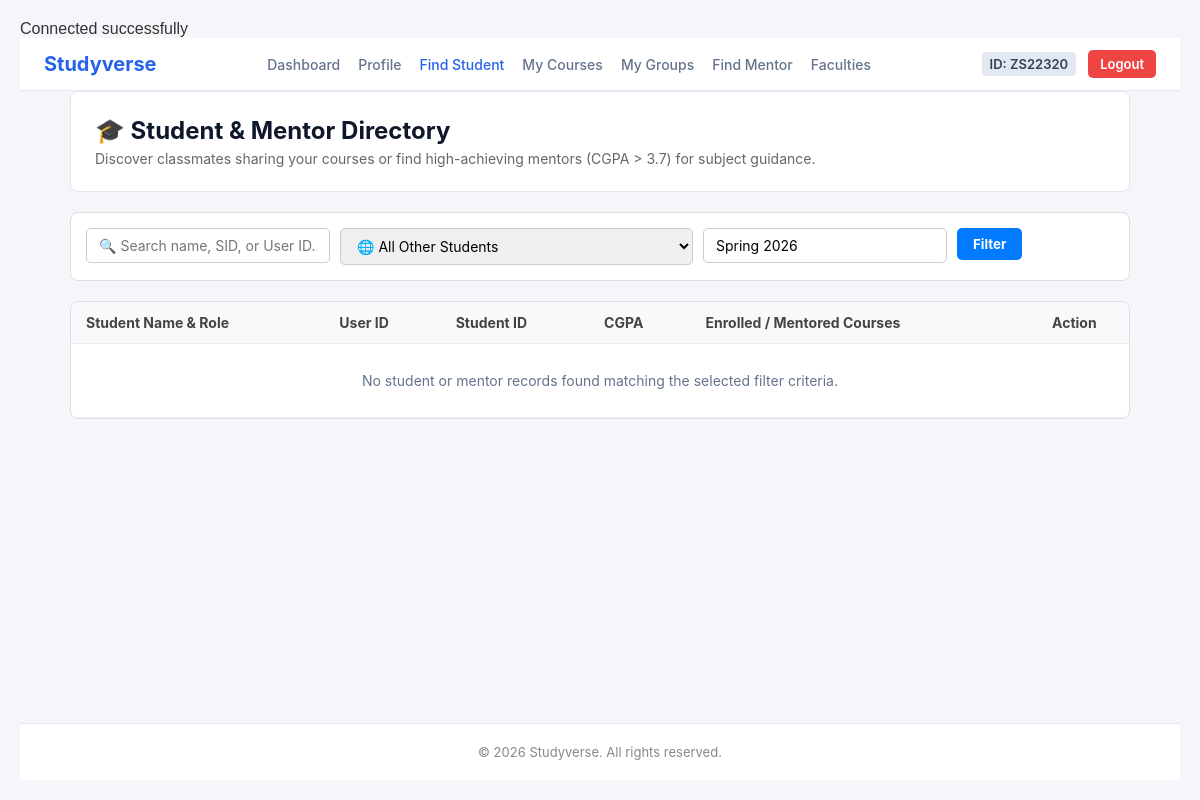
The app's page /student_search_student.php (signed in), older data.
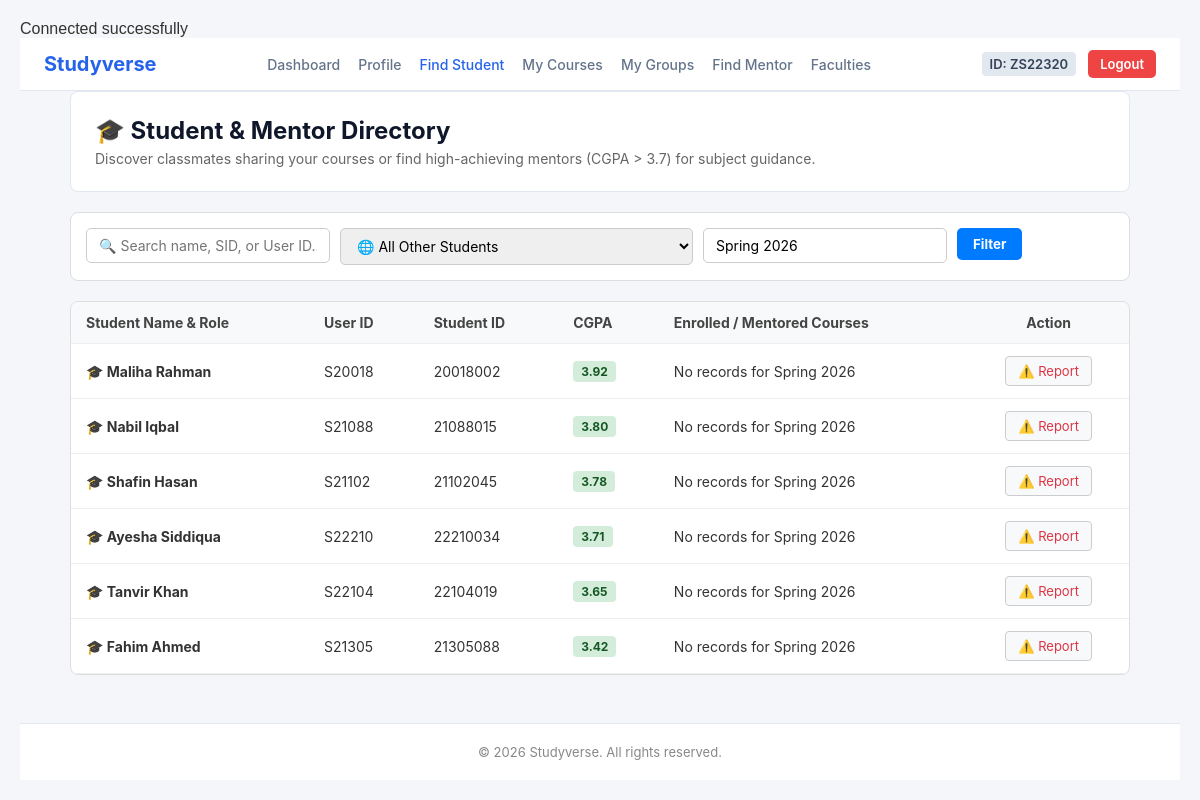
The same page, newer data.
### tables this page shows
CREATE TABLE `student_info` (
  `userID` varchar(8) NOT NULL,
  `SID` int(8) DEFAULT NULL,
  `cgpa` decimal(3,2) DEFAULT 0.00,
  `semester` varchar(100) DEFAULT NULL,
  `current_semester_no` int(2) NOT NULL DEFAULT 1,
  `completed_cod_credits` int(2) NOT NULL DEFAULT 0,
  `thesis_semesters_completed` int(1) NOT NULL DEFAULT 0,
  `is_doing_thesis` tinyint(1) NOT NULL DEFAULT 0,
  `is_doing_internship` tinyint(1) NOT NULL DEFAULT 0,
  `dept` varchar(500) NOT NULL DEFAULT 'CSE'
);

CREATE TABLE `user_info` (
  `userID` varchar(8) NOT NULL,
  `name` varchar(100) NOT NULL,
  `email` varchar(100) NOT NULL,
  `password` varchar(255) NOT NULL,
  `road` varchar(100) NOT NULL,
  `area` varchar(100) NOT NULL,
  `AdminID` varchar(8) NOT NULL,
  `pending_password` varchar(255) DEFAULT NULL,
  `password_status` enum('NONE','PENDING','APPROVED','REJECTED') NOT NULL DEFAULT 'NONE'
);

### student_search_student.php (the view, shortened to what the changed rows need)
<?php
include 'db.php';
$user_id = $_SESSION['userID'];
$current_student_q = mysqli_query($conn, "
    SELECT s.*, u.name
    FROM student_info s
    JOIN user_info u ON s.userID = u.userID
    WHERE s.userID = '$user_id'
");
$current_student = mysqli_fetch_assoc($current_student_q);
$current_sem = $current_student['semester'] ?? 'Spring 2026';
$selected_sem = isset($_GET['semester']) ? trim($_GET['semester']) : $current_sem;
$where_clauses = ["u.userID != '$user_id'"];
$where_sql = implode(' AND ', $where_clauses);
$sql = "SELECT
            u.name,
            u.userID,
            s.SID,
            s.cgpa,
            s.semester,
            m.MentorID,
            m.Subject AS mentor_subject,
            (SELECT GROUP_CONCAT(cst.coursecode SEPARATOR ', ')
             FROM course_student_took cst
             WHERE cst.userID = u.userID AND cst.semester_taken = '" . mysqli_real_escape_string($conn, $selected_sem) . "') AS enrolled_courses
        FROM user_info u
        JOIN student_info s ON u.userID = s.userID
        LEFT JOIN mentor m ON u.userID = m.userID
        WHERE $where_sql
        GROUP BY u.userID, m.MentorID
        ORDER BY s.cgpa DESC, u.name ASC";
$result = mysqli_query($conn, $sql);
?>
<!DOCTYPE html>
<html lang="en">
<head>
    <link rel="stylesheet" href="student_dash.css">
    <link rel="stylesheet" href="student_search_student.css">
</head>
<body>
    <main class="main-content">
        <div class="welcome-banner">
            <h2>🎓 Student & Mentor Directory</h2>
        </div>
        <div class="table-card">
            <table class="students-table">
                <thead>
                    <tr>
                        <th>Student Name & Role</th>
                        <th>User ID</th>
                        <th>Student ID</th>
                        <th>CGPA</th>
                        <th>Enrolled / Mentored Courses</th>
                        <th style="text-align: center;">Action</th>
                    </tr>
                </thead>
                <tbody>
                    <?php
                    if ($result && mysqli_num_rows($result) > 0) {
                        while ($row = mysqli_fetch_assoc($result)) {
                            $name      = $row['name'] ?: "Not Set";
                            $uid       = $row['userID'];
                            $sid       = $row['SID'] ?: "Not Set";
                            $cgpa      = $row['cgpa'] !== null ? number_format((float)$row['cgpa'], 2) : "N/A";
                            $is_mentor = !empty($row['MentorID']);
                            $enrolled  = $row['enrolled_courses'] ?: "No records for $selected_sem";
                    ?>
                            <tr>
                                <td class="student-name-cell">
                                    <strong>🎓 <?php echo htmlspecialchars($name); ?></strong>
                                </td>
                                <td><?php echo htmlspecialchars($uid); ?></td>
                                <td><?php echo htmlspecialchars($sid); ?></td>
                                <td>
                                    <span class="badge-cgpa"><?php echo $cgpa; ?></span>
                                </td>
                                <td>
                                    <?php if ($is_mentor): ?>
                                        <strong style="color:#2563eb;">Mentoring:</strong> <?php echo htmlspecialchars($row['mentor_subject']); ?>
                                        <div style="font-size: 11px; color:#64748b;">Enrolled: <?php echo htmlspecialchars($enrolled); ?></div>
                                    <?php else: ?>
                                        <?php echo htmlspecialchars($enrolled); ?>
                                    <?php endif; ?>
                                </td>
                                <td style="text-align: center;">
                                    <?php if ($is_mentor): ?>
                                        <form method="POST" action="student_search_student.php" style="display:inline-block; margin:0;">
                                            <input type="hidden" name="action_request_mentorship" value="1">
                                            <input type="hidden" name="mentor_student_uid" value="<?php echo htmlspecialchars($uid); ?>">
                                            <input type="hidden" name="mentor_id" value="<?php echo htmlspecialchars($row['MentorID']); ?>">
                                            <input type="hidden" name="timeschedule" value="<?php echo date('Y-m-d H:i:s', strtotime('+1 day 14:00:00')); ?>">
                                            <button type="submit" class="btn-mentor-req">
                                                🤝 Ask Mentorship
                                            </button>
                                        </form>
                                    <?php else: ?>
                                        <button type="button" class="btn-report-small">⚠️ Report</button>
                                    <?php endif; ?>
                                </td>
                            </tr>
                    <?php
                        }
                    } else {
                    ?>
                        <tr>
                            <td colspan="6" style="text-align: center; color: #64748b; padding: 28px;">
                                No student or mentor records found matching the selected filter criteria.
                            </td>
                        </tr>
                    <?php
                    }
                    ?>
                </tbody>
            </table>
        </div>
    </main>
</body>
</html>

Row changes from the older to the newer data that the page shows:
added student_info: userID.name "Maliha Rahman", userID.userID "S20018", SID "20018002", cgpa "3.92", enrolled "No records for Spring 2026"
added student_info: userID.name "Nabil Iqbal", userID.userID "S21088", SID "21088015", cgpa "3.80", enrolled "No records for Spring 2026"
added student_info: userID.name "Shafin Hasan", userID.userID "S21102", SID "21102045", cgpa "3.78", enrolled "No records for Spring 2026"
added student_info: userID.name "Ayesha Siddiqua", userID.userID "S22210", SID "22210034", cgpa "3.71", enrolled "No records for Spring 2026"
added student_info: userID.name "Tanvir Khan", userID.userID "S22104", SID "22104019", cgpa "3.65", enrolled "No records for Spring 2026"
added student_info: userID.name "Fahim Ahmed", userID.userID "S21305", SID "21305088", cgpa "3.42", enrolled "No records for Spring 2026"
Text that changed along with them:
text no longer shown: "No student or mentor records found matching the selected filter criteria."
